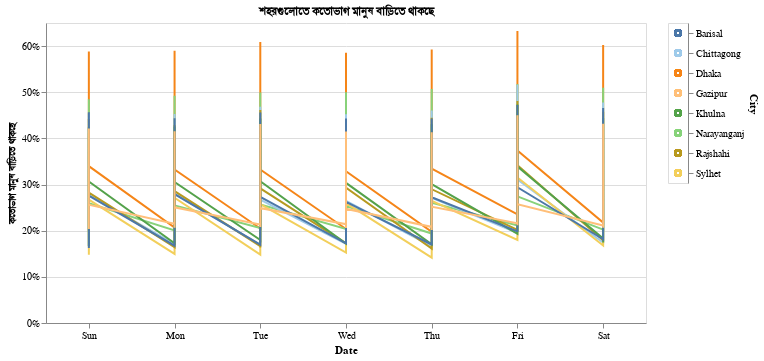

Notebook cell for this chart:
### Code cell
#hide_input

# Prepare data
cities = ['Dhaka', 'Narayanganj', 'Chittagong', 'Sylhet', 'Rajshahi', 'Khulna', 'Barisal', 'Gazipur']
cities_data = []
for acity in cities:
    city_data = bdf.loc[bdf['polygon_name'] == acity]
    city_data = city_data.copy()
    city_data['City'] = acity
    cities_data.append(city_data)

cities_data = pd.concat(cities_data)
cities_data.tail()

color_var=alt.Color('City:N', scale=alt.Scale(scheme='tableau20'), legend=None)
chart = alt.Chart(cities_data).mark_line().encode(
    x=alt.X('monthdate(ds):O', axis=alt.Axis(title='Date')),
    y=alt.Y(stay_put_col, axis=alt.Axis(title=bn_stay_put_col_name, format='%')),
    color=color_var,
    tooltip=['monthdate(ds):O', 'City:N', stay_put_col],
    
).properties(
    title=f"শহরগুলোতে {bn_stay_put_col_name}"
)

legend = alt.Chart(cities_data).mark_point().encode(
    y=alt.Y('City:N', axis=alt.Axis(orient='right')),
    color=color_var
)
chart.properties(width=600, height=300)|legend

### Figure 1 — Vega-Lite specification as saved in the notebook (floating-point values rounded to 4 significant figures; data arrays with more than 128 entries replaced by an {"elided": "..."} marker saying what was removed)
{"config": {"view": {"continuousWidth": 400, "continuousHeight": 300}}, "hconcat": [{"mark": "line", "encoding": {"color": {"type": "nominal", "field": "City", "legend": null, "scale": {"scheme": "tableau20"}}, "tooltip": [{"type": "ordinal", "field": "ds", "timeUnit": "day"}, {"type": "nominal", "field": "City"}, {"type": "quantitative", "field": "all_day_ratio_single_tile_users"}], "x": {"type": "ordinal", "axis": {"title": "Date"}, "field": "ds", "timeUnit": "day"}, "y": {"type": "quantitative", "axis": {"format": "%", "title": "কতোভাগ মানুষ বাড়িতে থাকছে"}, "field": "all_day_ratio_single_tile_users"}}, "height": 300, "title": "শহরগুলোতে কতোভাগ মানুষ বাড়িতে থাকছে", "width": 600}, {"mark": "point", "encoding": {"color": {"type": "nominal", "field": "City", "legend": null, "scale": {"scheme": "tableau20"}}, "y": {"type": "nominal", "axis": {"orient": "right"}, "field": "City"}}}], "data": {"name": "data-4c7c3f698c387962dddb2a7af3c1bedf"}, "$schema": "https://vega.github.io/schema/vega-lite/v4.8.1.json", "datasets": {"data-4c7c3f698c387962dddb2a7af3c1bedf": {"elided": "1056 records"}}}
